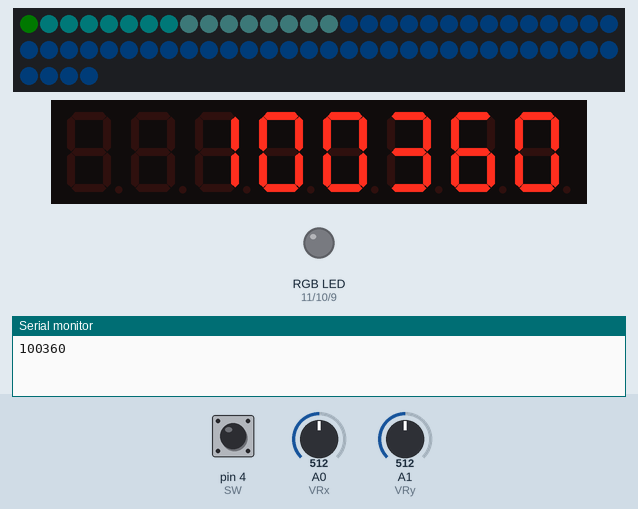
A sketch run on a simulated Arduino Uno, built with avr-gcc and run on an emulated ATmega328P. Parts: 64 RGB LEDs in strip order, left to right, continuing on the next row, 8-digit seven-segment display, an RGB LED mixed from three pins (HIGH = lit), the last lines printed to the serial monitor. The test bench sets the inputs (shaded band); at power-on: pin 4 (SW) HIGH, A0 (VRx) = 512, A1 (VRy) = 512. Dim RGB values are drawn brighter than linear; random numbers use the default seed unless the sketch sets one.

Above: at 1.3 s.
1.4 s: pin 4 (SW) pulled LOW for 3.2 s
At 3.5 s:
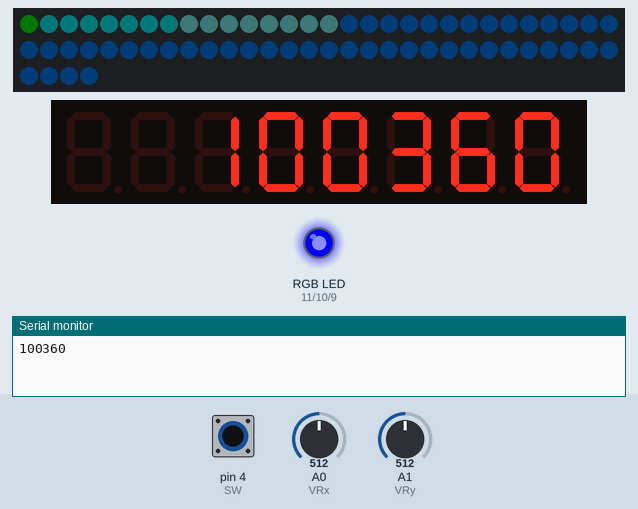
7.4 s: pin 4 (SW) pulled LOW for 0.85 s
At 11.0 s:
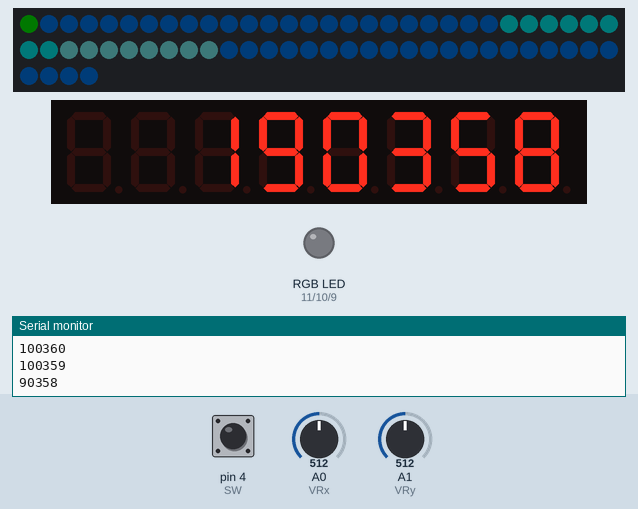
11.8 s: A0 (VRx) set to 112
13.8 s: A0 (VRx) set to 98
At 16.0 s:
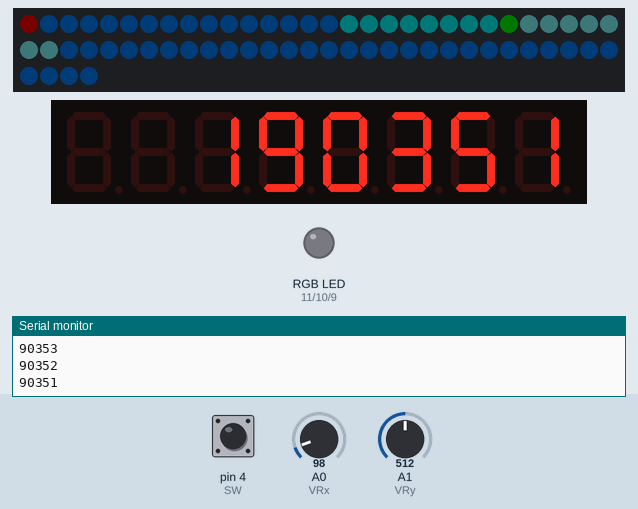
16.9 s: A1 (VRy) set to 1023
At 19.5 s:
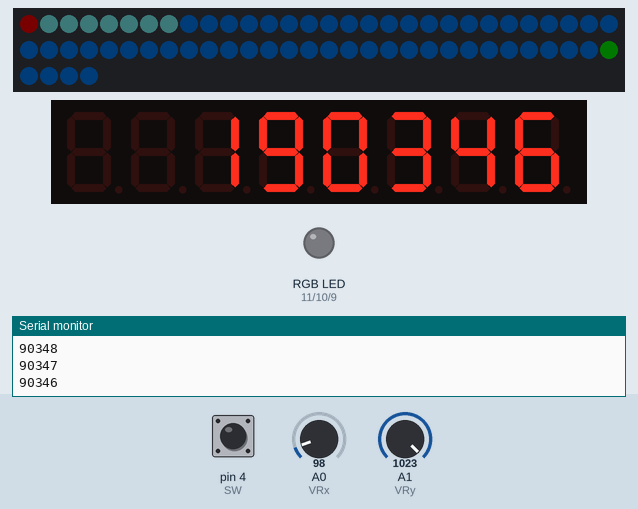
20.4 s: pin 4 (SW) pulled LOW for 3.2 s
At 22.5 s:
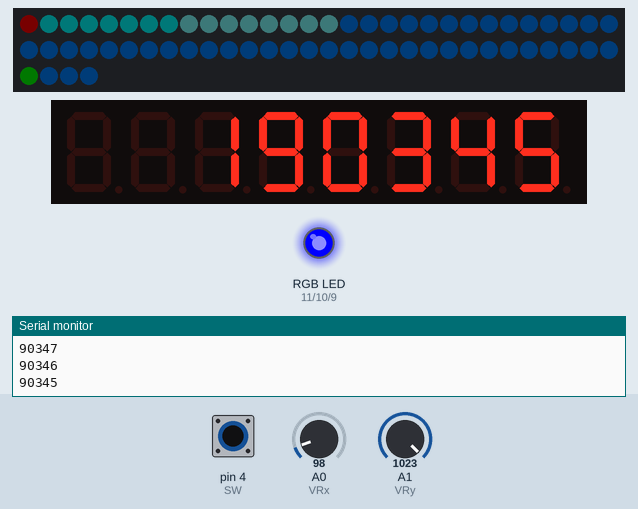
Timing chart, 0 to 27.4 s (numbered marks = the images above; inputs shaded):
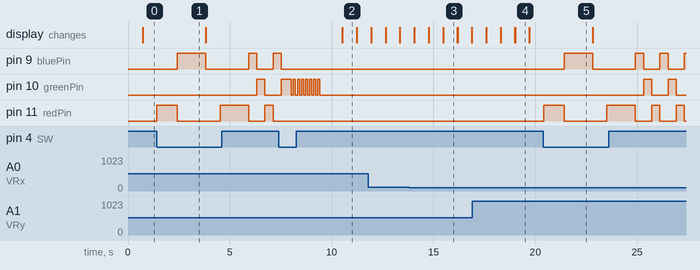

The sketch:

sea-battle.ino
```cpp
/***
 *
 * Sea Battle
 * Made By
 *  - Prescilla Lecurieux
 *  - Pierre Piron
 *
 *  2019
 */

#include "binary.h"
#include <Adafruit_NeoPixel.h>
#include <DigitLedDisplay.h>

// Matrix RGB
#define PIN 8

/*
 * 8 Digit display
 * DIN = 7 / CS = 6 / CLOCK = 5
 */
DigitLedDisplay digitDisplay = DigitLedDisplay(7, 6, 5);
int DIN_PIN = 7;
int CS_PIN = 6;
int CLK_PIN = 5;

// Joystick
const int VRx = 0; // Connect to Analog Pin 0
const int VRy = 1; // Connect to Analog Pin 1
int SW = 4; // Connect to Digital Pin 4
int X = 0;
int Y = 0;
int pressed = 1;

// RGB LED
int redPin = 11;
int greenPin = 10;
int bluePin = 9;

// delay time between faces
unsigned long delaytime=500;
// Use to animate the board
int turn = 0;
// Player location
int playerXLocation = 0;
int playerYLocation = 0;

// Variables to stop the game
int gameEnded = 0;
long gameTime = 360;

// Define the RGB Matrix
Adafruit_NeoPixel strip = Adafruit_NeoPixel(64, PIN, NEO_GRB + NEO_KHZ800);

/*
 *  Game Board
 *  0 = Blue / 1 = Red / 2 = Yellow  / 3 = Green
 */
byte board[8][8] = {{3,0,0,0,0,0,0,0},{0,0,0,0,0,0,0,0},{0,0,0,0,0,0,0,0},{0,0,0,0,0,0,0,0},{0,0,0,0,0,0,0,0},{0,0,0,0,0,0,0,0},{0,0,0,0,0,0,0,0},{0,0,0,0,0,0,0,0}};

/*
 *  Location of boats and shoot
 *  0 no boat / 1 boat destroyed / 2 = place shoot with no boat / 3 = boat
 */
byte boats[8][8] = {{0,0,0,0,0,0,0,0},{0,0,0,0,0,0,0,0},{0,0,0,0,0,0,0,0},{0,0,0,0,0,0,0,0},{0,0,0,0,0,0,0,0},{0,0,0,0,0,0,0,0},{0,0,0,0,0,0,0,0},{0,0,0,0,0,0,0,0}};

// Matrix Model for the end of the game
// happy face
byte hf[8][8] = {{0,0,1,1,1,1,0,0},{0,1,0,0,0,0,1,0},{1,0,1,0,0,1,0,1},{1,0,0,0,0,0,0,1},{1,0,1,0,0,1,0,1},{1,0,0,1,1,0,0,1},{0,1,0,0,0,0,1,0},{0,0,1,1,1,1,0,0}};
// sad face
byte sf[8][8] = {{0,0,1,1,1,1,0,0},{0,1,0,0,0,0,1,0},{1,0,1,0,0,1,0,1},{1,0,0,0,0,0,0,1},{1,0,0,1,1,0,0,1},{1,0,1,0,0,1,0,1},{0,1,0,0,0,0,1,0},{0,0,1,1,1,1,0,0}};


/*
 * Setup the game
 */
void setup() {
  strip.begin();
  strip.setBrightness(2);
  strip.show(); // Initialize all pixels to 'off'
  pinMode(SW, INPUT_PULLUP);
  digitalWrite(SW, HIGH);
  digitDisplay.setBright(10);
  digitDisplay.setDigitLimit(8);
  Serial.begin(9600);
  setupBoats();
}

/*
 * game loop
 */
void loop(){
  if (gameEnded == 0) {
    setGameBoard();
    drawBoard();
    listenJoystick();
    listenSelector();
    changeTurn();

//    digitDisplay.clear();
//    delay(200);
//    digitDisplay.printDigit(gameTime);
    showDataOnDigitDisplay();
    if (verifyVictory() == 1) {
      gameEnded = 1;
      showVictory();
    } else if (gameTime == 0) {
      gameEnded = 1;
      showDefeat();
    }
    gameTime--;
  }
}

/*
 * Set on the game board array the player and the shoots
 */
void setGameBoard() {
 for (int i = 0; i < 8; i++) {
  for (int j = 0; j < 8; j++) {
    int TEMP = 0;
    if (boats[i][j] == 1) {
      TEMP = 1;
    } else if (boats[i][j] == 2) {
      TEMP = 2;
    }
    board[i][j] = TEMP;
  }
 }
 board[playerXLocation][playerYLocation] = 3;
}

/*
 * Light the led on the matrix
 * depending on the array result form the func above
 */
void drawBoard(){
  int ledNumber = 0;
  for (int i = 0; i < 8; i++) {
    for (int j = 0; j < 8; j++) {
      uint32_t color = getStatus(i, j);
      strip.setPixelColor(ledNumber, color);
      ledNumber++;
    }
  }
  strip.show();
  delay(delaytime);
}


/*
 *  Return a color depending on the value on the board and the turn
 *  0 = Blue: Water / 1 = Red: Destroyed Ship / 2 = Yellow: Shoot with no boat  / 3 = Green: Player
 *
 *  return the status of a led (status and turn)
 */
uint32_t getStatus(int row, int column) {
  int square = board[row][column];
  if (square == 1) {
    return strip.Color(255, 0, 0);
  } else if (square == 2) {
    return strip.Color(247, 221, 0);
  } else if (square == 3) {
    return strip.Color(58, 221, 0);
  }
  if (row == turn) {
    return strip.Color(170, 208, 255);
  }
  if (row + 1 == turn) {
    return strip.Color(62, 196, 252);
  }
  return strip.Color(62, 119, 255);

}


/*
 * used to make leds blink
 * For the water animation
 */
void changeTurn() {
  if (turn == 7) {
    turn = 0;
  } else {
    turn += 1;
  }
}


/*
 * Listen for joystick movment
 * And moved the plyer
 */
void listenJoystick() {
  X = -(analogRead(VRx)-508);
  Y = (analogRead(VRy)-508);

  if(X < -500) {
    // Gauche
    playerMove('l');
  }
  if(X > 400) {
    // Droite
    playerMove('r');
  }
  if(Y > 500) {
    // Haut
    playerMove('u');
  }
  if(Y < -400) {
    // Bas
    playerMove('d');
  }
  delay(200);
}

/*
 * Move the player depending on the direction received
 * Check if he is not at the edge of the board
 */
void playerMove(char direction) {
  if (direction == 'l' && playerXLocation > 0) {
    playerXLocation--;
  } else if (direction == 'r' && playerXLocation < 7) {
    playerXLocation++;
  } else if (direction == 'd' && playerYLocation > 0) {
    playerYLocation--;
  } else if (direction == 'u' && playerYLocation < 7) {
    playerYLocation++;
  }
}

/*
 * Listen for joystick click
 * And start the shooting phase
 */
void listenSelector() {
  pressed = digitalRead(SW);
  if(pressed == 0) {
    buttonPressed();
  }
}

/*
 *  Shooting Phase
 * Light RGB LED (Red -> Blue -> Green)
 * The player must click when the LED is Green
 * If he succeed show him what he hit
 */
void buttonPressed() {
  int buttonPressed = 1;
  int loopTurn = 0;
  setColor(1);
  delay(1000);
  while(buttonPressed == 1) {
    turn ++;
    if (turn > 3) {
        turn = 1;
    }
    setColor(turn);
    buttonPressed = digitalRead(SW);
    delay(400);
  }
  // If turn 3 = hit green
  if (turn == 3) {
    handleHit();
  }
  delay(1000);
  turnOffLed();

}

/*
 * If the player succeed to shoot
 * Check if it is a boat or water
 * And change the boat array
 */
void handleHit() {
  int result = 0;
  if (boats[playerXLocation][playerYLocation] == 3) {
    boats[playerXLocation][playerYLocation] = 1;
    showHitResult(3);
  } else {
    boats[playerXLocation][playerYLocation] = 2;
    showHitResult(4);
  }
}

/*Show if the player hit a boat or juste water
* 3 = boat / 4 = water
 */
void showHitResult(int result) {
  for (int i = 0; i < 8; i++) {
    setColor(result);
    delay(100);
    turnOffLed();
    delay(100);
  }
}

/*
 *  Place boats 10 randomly on the board
 */
void setupBoats() {
  randomSeed(analogRead(0));
  int xCoord = 0;
  int yCoord = 0;

  for (int i = 0; i < 10; i++) {
    xCoord = random(0, 8);
    yCoord = random(0, 8);
    if (boats[xCoord][yCoord] == 0) {
      boats[xCoord][yCoord] = 3;
    } else {
      i--;
    }
  }
}

/*
 * Check if there is at least one boat not destroyed
 * If there is return 0, the game is not over
 * Otherwise return 1, the player won
 */
int verifyVictory() {
    for (int i = 0; i < 8; i++) {
        for (int j = 0; j < 8; j++) {
            if (boats[i][j] == 3) {
                return 0;
            }
        }
    }
    return 1;
}

/*
 * Display a Happy face to show the player he won
 */
void showVictory() {
   int ledNumber = 0;
   for (int i = 0; i < 8; i++) {
      for (int j = 0; j < 8; j++) {
        uint32_t color;
        if (hf[i][j] == 1) {
          color = strip.Color(255, 0, 0);
        } else {
          color = strip.Color(0, 0, 0);
        }
        strip.setPixelColor(ledNumber, color);
        ledNumber++;
      }
   }
   strip.show();
}

/*
 * Display a Sad face to show the player he lost
 */
void showDefeat() {
   int ledNumber = 0;
   for (int i = 0; i < 8; i++) {
      for (int j = 0; j < 8; j++) {
        uint32_t color;
        if (sf[i][j] == 1) {
          color = strip.Color(255, 0, 0);
        } else {
          color = strip.Color(0, 0, 0);
        }
        strip.setPixelColor(ledNumber, color);
        ledNumber++;
      }
   }
   strip.show();
}

/*
*  Cette fonction prend trois arguments, l'un pour la luminosité des diodes rouges, vertes et bleues.
*  Dans chaque cas, le nombre sera compris entre 0 et 255, ou 0 signifit off et 255 signifie une luminosité max.
*  La fonction appelle ensuite analogWrite pour régler la luminosité de chaque led.
*  1 affiche du rouge; 2 du bleue; 3 du vert
 */
void setColor(int turn) {
  int red = 0;
  int blue = 0;
  int green = 0;
  #ifdef COMMON_ANODE
    red = 255 - red;
    green = 255 - green;
    blue = 255 - blue;
  #endif
  if (turn == 1) {
    red = 255;
  } else if (turn == 2) {
    blue = 255;
  } else if (turn == 3) {
    green = 255;
  } else {
    green = 255;
    red = 255;
  }
  analogWrite(redPin, red);
  analogWrite(greenPin, green);
  analogWrite(bluePin, blue);
}

/*
 * Turn the RGB Led off
 */
void turnOffLed() {
  analogWrite(redPin, 0);
  analogWrite(greenPin, 0);
  analogWrite(bluePin, 0);
}

long boatsLeft() {
  long boatsLeft = 0;
  for (int i = 0; i < 8; i++) {
    for (int j = 0; j < 8; j++) {
      if (boats[i][j] == 3) {
        boatsLeft++;
      }
    }
  }
  return boatsLeft;
}

void showDataOnDigitDisplay() {
  long data = 0;
  long boats = boatsLeft();
  data = boats * 10000;

  data += gameTime;
  Serial.println(data);
  digitDisplay.printDigit(data);
}
```

Measured:
- the behaviour switches between 108 and 107 on A0 (VRx) (found by bisection; images 2 and 3)
- after the input at 1.4 s, pin 9 (bluePin): goes HIGH 1.4 s, LOW 2.1 s, HIGH 0.40 s, LOW 0.80 s, then HIGH, starting after 1.0 s; pin 10 (greenPin): LOW → HIGH after 4.9 s, → LOW 0.40 s later; pin 11 (redPin): goes HIGH 1.0 s, LOW 2.1 s, HIGH 1.4 s, LOW 0.80 s, HIGH 0.40 s, then LOW, starting at once
- after the input at 7.4 s, the display: first changes after 3.1 s (image 2 shows a later state)
- after the input at 20.4 s, pin 9 (bluePin): goes HIGH 1.4 s, LOW 2.1 s, HIGH 0.40 s, LOW 0.80 s, HIGH 0.40 s, LOW 0.80 s, then HIGH, starting after 1.0 s; pin 10 (greenPin): alternates HIGH for 0.40 s and LOW for 0.80 s, starting after 4.9 s
- what the display in image 2 shows lasts 0.7 s, from 10.5 s to 11.2 s
